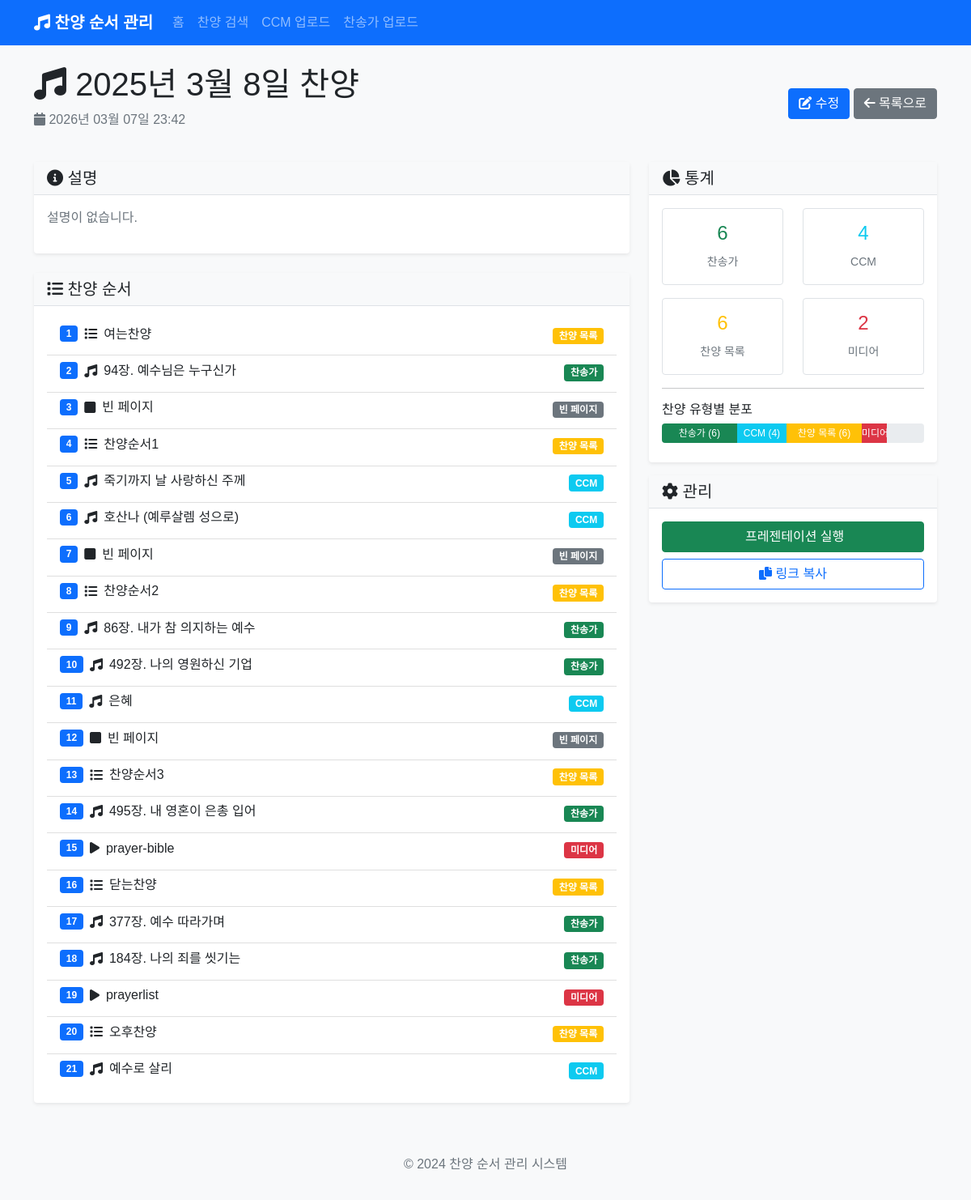
The app's page /post/22 with its own data.
### app.py (models this page shows)
class PraisePost(db.Model):
    id = db.Column(db.Integer, primary_key=True)
    title = db.Column(db.String(200), nullable=False)
    content = db.Column(db.Text, nullable=False)
    created_at = db.Column(db.DateTime, default=datetime.utcnow)
    songs = db.relationship('Song', backref='praise_post', lazy=True, cascade='all, delete-orphan')
    background_image = db.Column(db.String(500))  # 전체 배경 이미지
    parallax_image = db.Column(db.String(500))  # 패럴랙스 배경 이미지

class Song(db.Model):
    id = db.Column(db.Integer, primary_key=True)
    title = db.Column(db.String(200), nullable=False)
    song_type = db.Column(db.String(50), nullable=False)  # 'hymn', 'ccm', 'section', 'media', 'blank'
    hymn_number = db.Column(db.String(10))  # 찬송가 번호
    lyrics = db.Column(db.Text)  # 가사
    order = db.Column(db.Integer, nullable=False)
    praise_post_id = db.Column(db.Integer, db.ForeignKey('praise_post.id'), nullable=False)
    section_title = db.Column(db.String(200))  # 섹션 제목 (예: 찬양순서1)
    media_type = db.Column(db.String(50))  # 'image', 'video'
    media_url = db.Column(db.String(500))  # 미디어 파일 경로
    background_image = db.Column(db.String(500))  # 배경 이미지

### app.py (the view)
@app.route('/post/<int:post_id>')
def view_post(post_id):
    post = PraisePost.query.get_or_404(post_id)
    return render_template('view_post.html', post=post)

### templates/view_post.html (shortened to what this page needs)
{% extends "base.html" %}
{% block content %}
<div class="row">
    <div class="col-12">
        <div class="d-flex justify-content-between align-items-center mb-4">
            <div>
                <h1><i class="fas fa-music"></i> {{ post.title }}</h1>
                <p class="text-muted">
                    <i class="fas fa-calendar"></i> {{ post.created_at.strftime('%Y년 %m월 %d일 %H:%M') }}
                </p>
            </div>
            <div>
                <a href="{{ url_for('edit_post', post_id=post.id) }}" class="btn btn-primary">
                    <i class="fas fa-edit"></i> 수정
                </a>
                <a href="{{ url_for('index') }}" class="btn btn-secondary">
                    <i class="fas fa-arrow-left"></i> 목록으로
                </a>
            </div>
        </div>
    </div>
</div>
<div class="row">
    <div class="col-md-8">
        <div class="card mb-4">
            <div class="card-header">
                <h5 class="mb-0"><i class="fas fa-info-circle"></i> 설명</h5>
            </div>
            <div class="card-body">
                {% if post.content %}
                    <p>{{ post.content }}</p>
                {% else %}
                    <p class="text-muted">설명이 없습니다.</p>
                {% endif %}
            </div>
        </div>
        <div class="card">
            <div class="card-header">
                <h5 class="mb-0"><i class="fas fa-list"></i> 찬양 순서</h5>
            </div>
            <div class="card-body">
                {% if post.songs %}
                    <div class="list-group">
                        {% for song in post.songs %}
                        <div class="list-group-item">
                            <div class="d-flex justify-content-between align-items-start">
                                <div class="flex-grow-1">
                                    <div class="d-flex align-items-center mb-2">
                                        <span class="badge bg-primary me-2">{{ loop.index }}</span>
                                        {% if song.song_type == 'hymn' %}
                                            <i class="fas fa-music me-2"></i>
                                        {% elif song.song_type == 'ccm' %}
                                            <i class="fas fa-music me-2"></i>
                                        {% elif song.song_type == 'section' %}
                                            <i class="fas fa-list me-2"></i>
                                        {% elif song.song_type == 'media' %}
                                            <i class="fas fa-play me-2"></i>
                                        {% elif song.song_type == 'blank' %}
                                            <i class="fas fa-square me-2"></i>
                                        {% else %}
                                            <i class="fas fa-music me-2"></i>
                                        {% endif %}
                                        <h6 class="mb-0">
                                            {% if song.song_type == 'hymn' %}
                                                {{ song.hymn_number }}장. {{ song.title }}
                                            {% else %}
                                                {{ song.title }}
                                            {% endif %}
                                        </h6>
                                    </div>
                                </div>
                                <div class="ms-3">
                                    {% if song.song_type == 'hymn' %}
                                        <span class="badge bg-success">찬송가</span>
                                    {% elif song.song_type == 'ccm' %}
                                        <span class="badge bg-info">CCM</span>
                                    {% elif song.song_type == 'section' %}
                                        <span class="badge bg-warning">찬양 목록</span>
                                    {% elif song.song_type == 'media' %}
                                        <span class="badge bg-danger">미디어</span>
                                    {% elif song.song_type == 'blank' %}
                                        <span class="badge bg-secondary">빈 페이지</span>
                                    {% else %}
                                        <span class="badge bg-secondary">기타</span>
                                    {% endif %}
                                </div>
                            </div>
                        </div>
                        {% endfor %}
                    </div>
                {% else %}
                    <p class="text-muted">등록된 찬양이 없습니다.</p>
                {% endif %}
            </div>
        </div>
    </div>
    <div class="col-md-4">
        <div class="card">
            <div class="card-header">
                <h5 class="mb-0"><i class="fas fa-chart-pie"></i> 통계</h5>
            </div>
            <div class="card-body">
                <div class="row text-center">
                    <div class="col-6 mb-3">
                        <div class="border rounded p-3">
                            <h4 class="text-success">{{ post.songs|selectattr('song_type', 'equalto', 'hymn')|list|length }}</h4>
                            <small class="text-muted">찬송가</small>
                        </div>
                    </div>
                    <div class="col-6 mb-3">
                        <div class="border rounded p-3">
                            <h4 class="text-info">{{ post.songs|selectattr('song_type', 'equalto', 'ccm')|list|length }}</h4>
                            <small class="text-muted">CCM</small>
                        </div>
                    </div>
                    <div class="col-6">
                        <div class="border rounded p-3">
                            <h4 class="text-warning">{{ post.songs|selectattr('song_type', 'equalto', 'section')|list|length }}</h4>
                            <small class="text-muted">찬양 목록</small>
                        </div>
                    </div>
                    <div class="col-6">
                        <div class="border rounded p-3">
                            <h4 class="text-danger">{{ post.songs|selectattr('song_type', 'equalto', 'media')|list|length }}</h4>
                            <small class="text-muted">미디어</small>
                        </div>
                    </div>
                </div>
                <hr>
                <div class="mt-3">
                    <h6>찬양 유형별 분포</h6>
                    <div class="progress mb-2">
                        {% set hymn_count = post.songs|selectattr('song_type', 'equalto', 'hymn')|list|length %}
                        {% set ccm_count = post.songs|selectattr('song_type', 'equalto', 'ccm')|list|length %}
                        {% set section_count = post.songs|selectattr('song_type', 'equalto', 'section')|list|length %}
                        {% set media_count = post.songs|selectattr('song_type', 'equalto', 'media')|list|length %}
                        {% set total = post.songs|length %}
                        {% if total > 0 %}
                            {% if hymn_count > 0 %}
                                <div class="progress-bar bg-success" style="width: {{ (hymn_count / total * 100)|round(1) }}%">
                                    찬송가 ({{ hymn_count }})
                                </div>
                            {% endif %}
                            {% if ccm_count > 0 %}
                                <div class="progress-bar bg-info" style="width: {{ (ccm_count / total * 100)|round(1) }}%">
                                    CCM ({{ ccm_count }})
                                </div>
                            {% endif %}
                            {% if section_count > 0 %}
                                <div class="progress-bar bg-warning" style="width: {{ (section_count / total * 100)|round(1) }}%">
                                    찬양 목록 ({{ section_count }})
                                </div>
                            {% endif %}
                            {% if media_count > 0 %}
                                <div class="progress-bar bg-danger" style="width: {{ (media_count / total * 100)|round(1) }}%">
                                    미디어 ({{ media_count }})
                                </div>
                            {% endif %}
                        {% endif %}
                    </div>
                </div>
            </div>
        </div>
        <div class="card mt-3">
            <div class="card-header">
                <h5 class="mb-0"><i class="fas fa-cog"></i> 관리</h5>
            </div>
            <div class="card-body">
                <div class="d-grid gap-2">
                    <a href="{{ url_for('presentation', post_id=post.id) }}" class="btn btn-success" target="_blank">
                         프레젠테이션 실행
                    </a>
                    <button class="btn btn-outline-primary" onclick="copyToClipboard()">
                        <i class="fas fa-copy"></i> 링크 복사
                    </button>
                </div>
            </div>
        </div>
    </div>
</div>
{% endblock %}

### static/css/style.css (style rules this page uses)
body { font-family: 'Noto Sans KR', sans-serif; background-color: #f8f9fa; }
.card { border: none; box-shadow: 0 0.125rem 0.25rem rgba(0, 0, 0, 0.075); transition: box-shadow 0.15s ease-in-out; }
.card-header { background-color: #f8f9fa; border-bottom: 1px solid #dee2e6; font-weight: 600; }
.list-group-item { border-left: none; border-right: none; border-radius: 0 !important; }
.list-group-item:first-child { border-top: none; }
.list-group-item:last-child { border-bottom: none; }
.badge { font-size: 0.75em; }
.progress { height: 1.5rem; }
.progress-bar { font-size: 0.75rem; line-height: 1.5rem; }
.btn { transition: all 0.15s ease-in-out; }

### records on screen
PraisePost: title "2025년 3월 8일 찬양", created_at "2026년 03월 07일 23:42"
Song: song_type "section" (drawn), title "여는찬양"
Song: hymn_number "94", title "예수님은 누구신가", song_type "찬송가"
Song: song_type "blank" (drawn), title "빈 페이지"
Song: song_type "section" (drawn), title "찬양순서1"
Song: title "죽기까지 날 사랑하신 주께", song_type "CCM"
Song: title "호산나 (예루살렘 성으로)", song_type "CCM"
Song: song_type "blank" (drawn), title "빈 페이지"
Song: song_type "section" (drawn), title "찬양순서2"
Song: hymn_number "86", title "내가 참 의지하는 예수", song_type "찬송가"
Song: hymn_number "492", title "나의 영원하신 기업", song_type "찬송가"
Song: title "은혜", song_type "CCM"
Song: song_type "blank" (drawn), title "빈 페이지"
Song: song_type "section" (drawn), title "찬양순서3"
Song: hymn_number "495", title "내 영혼이 은총 입어", song_type "찬송가"
Song: song_type "media" (drawn), title "prayer-bible"
Song: song_type "section" (drawn), title "닫는찬양"
Song: hymn_number "377", title "예수 따라가며", song_type "찬송가"
Song: hymn_number "184", title "나의 죄를 씻기는", song_type "찬송가"
Song: song_type "media" (drawn), title "prayerlist"
Song: song_type "section" (drawn), title "오후찬양"
Song: title "예수로 살리", song_type "CCM"

### other values on screen
{{ post.songs|selectattr('song_type', 'equalto', 'hymn')|list|length }} "6"
{{ post.songs|selectattr('song_type', 'equalto', 'ccm')|list|length }} "4"
{{ post.songs|selectattr('song_type', 'equalto', 'section')|list|length }} "6"
{{ post.songs|selectattr('song_type', 'equalto', 'media')|list|length }} "2"
{{ hymn_count }} "6"
{{ ccm_count }} "4"
{{ section_count }} "6"
